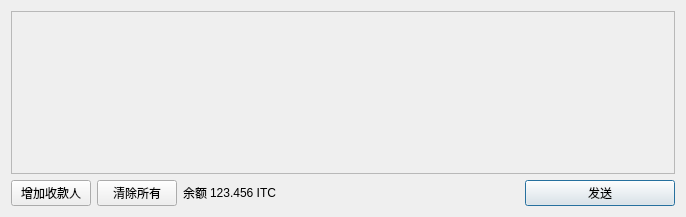
<?xml version="1.0" encoding="UTF-8"?>
<ui version="4.0">
 <class>SendCoinsDialog</class>
 <widget class="QDialog" name="SendCoinsDialog">
  <property name="geometry">
   <rect>
    <x>0</x>
    <y>0</y>
    <width>686</width>
    <height>217</height>
   </rect>
  </property>
  <property name="windowTitle">
   <string>Send Coins</string>
  </property>
  <layout class="QVBoxLayout" name="verticalLayout">
   <item>
    <widget class="QScrollArea" name="scrollArea">
     <property name="widgetResizable">
      <bool>true</bool>
     </property>
     <widget class="QWidget" name="scrollAreaWidgetContents">
      <property name="geometry">
       <rect>
        <x>0</x>
        <y>0</y>
        <width>666</width>
        <height>165</height>
       </rect>
      </property>
      <layout class="QVBoxLayout" name="verticalLayout_2">
       <property name="margin">
        <number>0</number>
       </property>
       <item>
        <layout class="QVBoxLayout" name="entries">
         <property name="spacing">
          <number>6</number>
         </property>
        </layout>
       </item>
       <item>
        <spacer name="verticalSpacer">
         <property name="orientation">
          <enum>Qt::Vertical</enum>
         </property>
         <property name="sizeHint" stdset="0">
          <size>
           <width>20</width>
           <height>40</height>
          </size>
         </property>
        </spacer>
       </item>
      </layout>
     </widget>
    </widget>
   </item>
   <item>
    <layout class="QHBoxLayout" name="horizontalLayout">
     <item>
      <widget class="QPushButton" name="addButton">
       <property name="toolTip">
        <string>Send to multiple recipients at once</string>
       </property>
       <property name="text">
        <string>增加收款人</string>
       </property>
       <property name="icon">
        <iconset resource="../bitcoin.qrc">
         <normaloff>:/icons/add</normaloff>:/icons/add</iconset>
       </property>
       <property name="autoDefault">
        <bool>false</bool>
       </property>
      </widget>
     </item>
     <item>
      <widget class="QPushButton" name="clearButton">
       <property name="sizePolicy">
        <sizepolicy hsizetype="Minimum" vsizetype="Fixed">
         <horstretch>0</horstretch>
         <verstretch>0</verstretch>
        </sizepolicy>
       </property>
       <property name="toolTip">
        <string>Remove all transaction fields</string>
       </property>
       <property name="text">
        <string>清除所有</string>
       </property>
       <property name="icon">
        <iconset resource="../bitcoin.qrc">
         <normaloff>:/icons/remove</normaloff>:/icons/remove</iconset>
       </property>
       <property name="autoRepeatDelay">
        <number>300</number>
       </property>
       <property name="autoDefault">
        <bool>false</bool>
       </property>
      </widget>
     </item>
     <item>
      <layout class="QHBoxLayout" name="horizontalLayout_2">
       <property name="spacing">
        <number>3</number>
       </property>
       <item>
        <widget class="QLabel" name="label">
         <property name="text">
          <string>余额</string>
         </property>
        </widget>
       </item>
       <item>
        <widget class="QLabel" name="labelBalance">
         <property name="cursor">
          <cursorShape>IBeamCursor</cursorShape>
         </property>
         <property name="text">
          <string>123.456 ITC</string>
         </property>
         <property name="textInteractionFlags">
          <set>Qt::LinksAccessibleByMouse|Qt::TextSelectableByKeyboard|Qt::TextSelectableByMouse</set>
         </property>
        </widget>
       </item>
      </layout>
     </item>
     <item>
      <spacer name="horizontalSpacer">
       <property name="orientation">
        <enum>Qt::Horizontal</enum>
       </property>
       <property name="sizeHint" stdset="0">
        <size>
         <width>40</width>
         <height>20</height>
        </size>
       </property>
      </spacer>
     </item>
     <item>
      <widget class="QPushButton" name="sendButton">
       <property name="minimumSize">
        <size>
         <width>150</width>
         <height>0</height>
        </size>
       </property>
       <property name="toolTip">
        <string>Confirm the send action</string>
       </property>
       <property name="text">
        <string>发送</string>
       </property>
       <property name="icon">
        <iconset resource="../bitcoin.qrc">
         <normaloff>:/icons/send</normaloff>:/icons/send</iconset>
       </property>
       <property name="default">
        <bool>true</bool>
       </property>
      </widget>
     </item>
    </layout>
   </item>
  </layout>
 </widget>
 <resources>
  <include location="../bitcoin.qrc"/>
 </resources>
 <connections/>
</ui>
